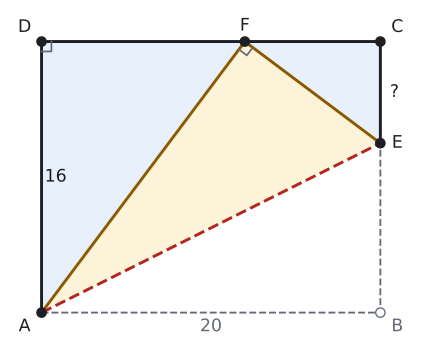

Here is the Python script that generated this plot:
import sys; sys.path.insert(0, "tools")
from cizim import *

P = lambda x, y: np.array([float(x), float(y)])
uz = lambda U, V: round(float(np.linalg.norm(U - V)), 4)
def acisi(K, U, V):
    u, v = U - K, V - K
    return round(float(np.degrees(np.arccos(np.dot(u, v) / np.linalg.norm(u) / np.linalg.norm(v)))), 3)
def birim(U, V):
    t = (V - U) / np.linalg.norm(V - U); return t, np.array([-t[1], t[0]])
def ayak(Q, U, V):
    t, _ = birim(U, V); return U + np.dot(Q - U, t) * t
def yansit(Q, U, V):
    return 2 * ayak(Q, U, V) - Q
def kesisim(U1, V1, U2, V2):
    M = np.array([V1 - U1, U2 - V2]).T; s = np.linalg.solve(M, U2 - U1); return U1 + s[0] * (V1 - U1)
def cetik(U, V, n=1, renk=SOLUK, f=0.5):
    M = U + f * (V - U); t, m = birim(U, V)
    for i in range(n):
        c = M + (i - (n - 1) / 2) * 0.2 * S * t
        ax.plot(*zip(c - 0.22 * S * m, c + 0.22 * S * m), color=renk, lw=1.5)
def olcu(U, V, metin, d=0.5, renk=YAZI, fs=13, f=0.5):
    """[UV] üzerinde f oranındaki noktaya, U->V yönünün soluna d*S uzağa yazı (d < 0: sağına)."""
    M = U + f * (V - U); _, m = birim(U, V)
    ax.text(*(M + d * S * m), metin, ha="center", va="center", color=renk, fontsize=fs)
def dik_isareti(K, U, V, r=0.4):
    a_ = (U - K) / np.linalg.norm(U - K) * r * S; b_ = (V - K) / np.linalg.norm(V - K) * r * S
    ax.plot(*zip(K + a_, K + a_ + b_, K + b_), color=SOLUK, lw=1.3)
def harf(Q, metin, dx, dy, renk=YAZI, fs=13):
    ax.text(Q[0] + dx * S, Q[1] + dy * S, metin, ha="center", va="center", color=renk, fontsize=fs)
def cizgi(U, V, renk=YAZI, lw=2.2, ls="-"):
    ax.plot(*zip(U, V), color=renk, lw=lw, ls=ls)
def boya(noktalar, renk):
    ax.add_patch(patches.Polygon(noktalar, closed=True, facecolor=renk, edgecolor="none"))
def yay(K, U, V, r=0.8, renk=MAVI, n=1):
    for i in range(n): aci(ax, K, U, V, r=(r + 0.18 * i) * S, renk=renk)
def yay_yazi(K, U, V, metin, d=1.4, renk=MAVI, fs=12):
    """K köşesindeki U-K-V açısının ortasından d*S uzağa yazı."""
    u = (U - K) / np.linalg.norm(U - K); v = (V - K) / np.linalg.norm(V - K); o = (u + v) / np.linalg.norm(u + v)
    ax.text(*(K + d * S * o), metin, ha="center", va="center", color=renk, fontsize=fs)
def basla(xmin, xmax, ymin, ymax, en=5.5):
    global fig, ax
    fig, ax = sekil(en, en * (ymax - ymin) / (xmax - xmin))
    ax.set_aspect("equal"); ax.axis("off"); ax.set_xlim(xmin, xmax); ax.set_ylim(ymin, ymax)
def dortgen(A, B, C, D, dolgu=None):
    if dolgu: boya([A, B, C, D], dolgu)
    ax.plot(*zip(A, B, C, D, A), color=YAZI)
    for Q in (A, B, C, D): nokta(ax, *Q, "")
def koseler(A, B, C, D, d=0.55):
    O = (A + B + C + D) / 4
    for Q, ad in ((A, "A"), (B, "B"), (C, "C"), (D, "D")):
        y = (Q - O) / np.linalg.norm(Q - O); harf(Q, ad, d * np.sign(y[0]) * 1.1, d * np.sign(y[1]))
def dikdortgen(a, b):
    """A orijinde, [AB] yatay: A, B, C, D."""
    return P(0, 0), P(a, 0), P(a, b), P(0, b)
def dik_koseler(A, B, C, D, r=0.4):
    dik_isareti(A, B, D, r); dik_isareti(B, C, A, r); dik_isareti(C, D, B, r); dik_isareti(D, A, C, r)
def cerceve(noktalar, kenar=1.2):
    xs = [q[0] for q in noktalar]; ys = [q[1] for q in noktalar]
    return min(xs) - kenar * S, max(xs) + kenar * S, min(ys) - kenar * S, max(ys) + kenar * S

# Alıştırma 8: |AB| = 20, |AD| = 16; [AE] boyunca katlanınca B, [DC] üzerindeki F'ye gelir.
# |AF| = 20 -> |DF| = 12, |FC| = 8; |BE| = |EF| = 10, |EC| = 6.
A, B, C, D = dikdortgen(20, 16); E = P(20, 10); F = yansit(B, A, E)
S = 20 / 12
print("F", F, "AF", uz(A, F), "DF", uz(D, F), "FC", uz(F, C), "EF", uz(E, F), "BE", uz(B, E), "EC", uz(E, C), "AFE", acisi(F, A, E))
basla(*cerceve([A, B, C, D], 1.2), en=5.5)
boya([A, E, C, D], MAVI_ACIK); boya([A, E, F], SARI_ACIK)
ax.plot(*zip(A, B, E), color=SOLUK, lw=1.4, ls="--")
ax.plot(*zip(E, C, D, A), color=YAZI)
ax.plot(*zip(A, F, E), color=SARI, lw=2.2)
cizgi(A, E, KIRMIZI, 2.2, "--")
for Q in (A, C, D, E, F): nokta(ax, *Q, "")
nokta(ax, *B, "", renk=SOLUK, dolu=False)
harf(A, "A", -0.6, -0.5); harf(B, "B", 0.6, -0.5, SOLUK); harf(C, "C", 0.6, 0.5); harf(D, "D", -0.6, 0.5)
harf(E, "E", 0.6, 0); harf(F, "F", 0, 0.55)
dik_isareti(F, A, E, 0.35); dik_isareti(D, A, C, 0.35)
olcu(A, B, "20", -0.5, SOLUK); olcu(D, A, "16", 0.5); olcu(E, C, "?", -0.5)
kaydet(fig, __file__)
